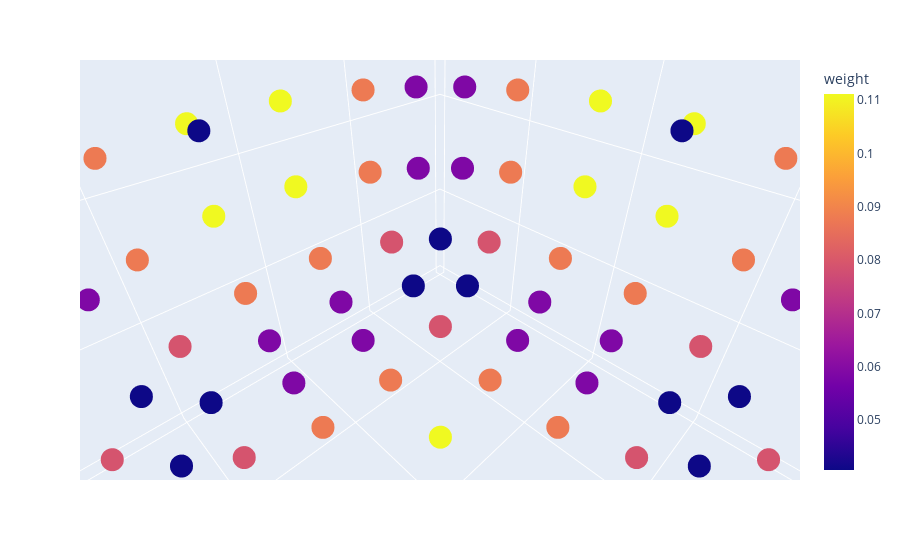

This figure's notebook cell:
### Code cell
import plotly.express as px
fig = px.scatter_3d(df, x='mu', y='eta', z='xi',
              color='weight')
fig.show()

### Figure 1 — Plotly figure (JSON) as saved in the notebook; plotly's stock layout.template omitted (floating-point values rounded to 4 significant figures; data arrays with more than 128 entries replaced by an {"elided": "..."} marker saying what was removed)
{"data": [{"hovertemplate": "mu=%{x}<br>eta=%{y}<br>xi=%{z}<br>weight=%{marker.color}<extra></extra>", "legendgroup": "", "marker": {"color": {"elided": "168 float values"}, "coloraxis": "coloraxis", "symbol": "circle"}, "mode": "markers", "name": "", "scene": "scene", "showlegend": false, "type": "scatter3d", "x": {"elided": "168 float values"}, "y": {"elided": "168 float values"}, "z": {"elided": "168 float values"}}], "layout": {"autosize": true, "coloraxis": {"colorbar": {"title": {"text": "weight"}}, "colorscale": [[0, "#0d0887"], [0.1111, "#46039f"], [0.2222, "#7201a8"], [0.3333, "#9c179e"], [0.4444, "#bd3786"], [0.5556, "#d8576b"], [0.6667, "#ed7953"], [0.7778, "#fb9f3a"], [0.8889, "#fdca26"], [1, "#f0f921"]]}, "legend": {"tracegroupgap": 0}, "margin": {"t": 60}, "scene": {"aspectmode": "auto", "aspectratio": {"x": 1, "y": 1, "z": 1}, "camera": {"center": {"x": 0, "y": 0, "z": 0}, "eye": {"x": 0.3469, "y": 0.3469, "z": 0.3469}, "projection": {"type": "perspective"}, "up": {"x": 0, "y": 0, "z": 1}}, "domain": {"x": [0, 1], "y": [0, 1]}, "xaxis": {"title": {"text": "mu"}, "type": "linear"}, "yaxis": {"title": {"text": "eta"}, "type": "linear"}, "zaxis": {"title": {"text": "xi"}, "type": "linear"}}}}
